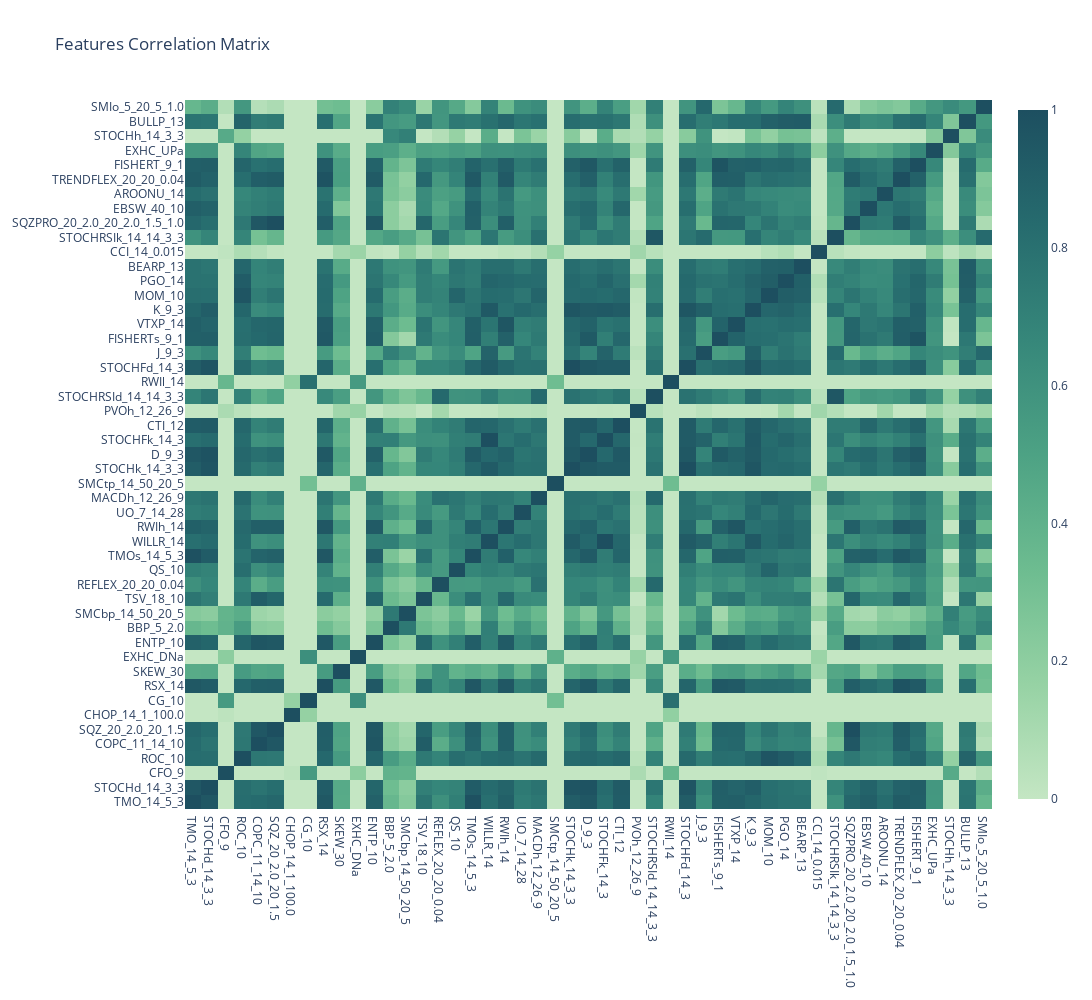

Notebook cell for this chart:
### Markdown cell above
###### using the same Feature Selection class, specify the correlation coefficient Threshold of choice. (The projected tested correlation in the 0.60 - 0.90) ranges.

### Code cell
# Call the filter_correlation method, within the class providing it with the desired correlation threshold.
# The multicollinearity steps follows the Boruta and RFE intersection steps. Hence, there is no need to specify the dataframe, the code has designed such that it already takes as input the dataframe which contains the features output of Boruta and RFE intersection. 
# However, for testing purposes, there's an optionality to provide the function with both correlation coefficient and dataframe, and it will filter for multicollinearitu among features.
filtered_feature = feat_select.filter_correlation(corr_coeff=0.70)

### Figure 1 — Plotly figure (JSON) as saved in the notebook; plotly's stock layout.template omitted (floating-point values rounded to 4 significant figures; data arrays with more than 128 entries replaced by an {"elided": "..."} marker saying what was removed)
{"data": [{"colorscale": [[0.0, "rgb(196, 230, 195)"], [0.1667, "rgb(150, 210, 164)"], [0.3333, "rgb(109, 188, 144)"], [0.5, "rgb(77, 162, 132)"], [0.6667, "rgb(54, 135, 122)"], [0.8333, "rgb(38, 107, 110)"], [1.0, "rgb(29, 79, 96)"]], "x": ["TMO_14_5_3", "STOCHd_14_3_3", "CFO_9", "ROC_10", "COPC_11_14_10", "SQZ_20_2.0_20_1.5", "CHOP_14_1_100.0", "CG_10", "RSX_14", "SKEW_30", "EXHC_DNa", "ENTP_10", "BBP_5_2.0", "SMCbp_14_50_20_5", "TSV_18_10", "REFLEX_20_20_0.04", "QS_10", "TMOs_14_5_3", "WILLR_14", "RWIh_14", "UO_7_14_28", "MACDh_12_26_9", "SMCtp_14_50_20_5", "STOCHk_14_3_3", "D_9_3", "STOCHFk_14_3", "CTI_12", "PVOh_12_26_9", "STOCHRSId_14_14_3_3", "RWIl_14", "STOCHFd_14_3", "J_9_3", "FISHERTs_9_1", "VTXP_14", "K_9_3", "MOM_10", "PGO_14", "BEARP_13", "CCI_14_0.015", "STOCHRSIk_14_14_3_3", "SQZPRO_20_2.0_20_2.0_1.5_1.0", "EBSW_40_10", "AROONU_14", "TRENDFLEX_20_20_0.04", "FISHERT_9_1", "EXHC_UPa", "STOCHh_14_3_3", "BULLP_13", "SMIo_5_20_5_1.0"], "y": ["TMO_14_5_3", "STOCHd_14_3_3", "CFO_9", "ROC_10", "COPC_11_14_10", "SQZ_20_2.0_20_1.5", "CHOP_14_1_100.0", "CG_10", "RSX_14", "SKEW_30", "EXHC_DNa", "ENTP_10", "BBP_5_2.0", "SMCbp_14_50_20_5", "TSV_18_10", "REFLEX_20_20_0.04", "QS_10", "TMOs_14_5_3", "WILLR_14", "RWIh_14", "UO_7_14_28", "MACDh_12_26_9", "SMCtp_14_50_20_5", "STOCHk_14_3_3", "D_9_3", "STOCHFk_14_3", "CTI_12", "PVOh_12_26_9", "STOCHRSId_14_14_3_3", "RWIl_14", "STOCHFd_14_3", "J_9_3", "FISHERTs_9_1", "VTXP_14", "K_9_3", "MOM_10", "PGO_14", "BEARP_13", "CCI_14_0.015", "STOCHRSIk_14_14_3_3", "SQZPRO_20_2.0_20_2.0_1.5_1.0", "EBSW_40_10", "AROONU_14", "TRENDFLEX_20_20_0.04", "FISHERT_9_1", "EXHC_UPa", "STOCHh_14_3_3", "BULLP_13", "SMIo_5_20_5_1.0"], "z": {"elided": "49x49 float values"}, "zmax": 1, "zmin": 0, "type": "heatmap", "text": {"elided": "49x49 float values"}}], "layout": {"font": {"size": 12}, "margin": {"l": 100, "r": 100, "t": 100, "b": 100}, "title": {"text": "Features Correlation Matrix"}, "width": 1200, "height": 1000, "plot_bgcolor": "rgba(255, 255, 255, 1)", "paper_bgcolor": "rgba(255, 255, 255, 1)"}}
